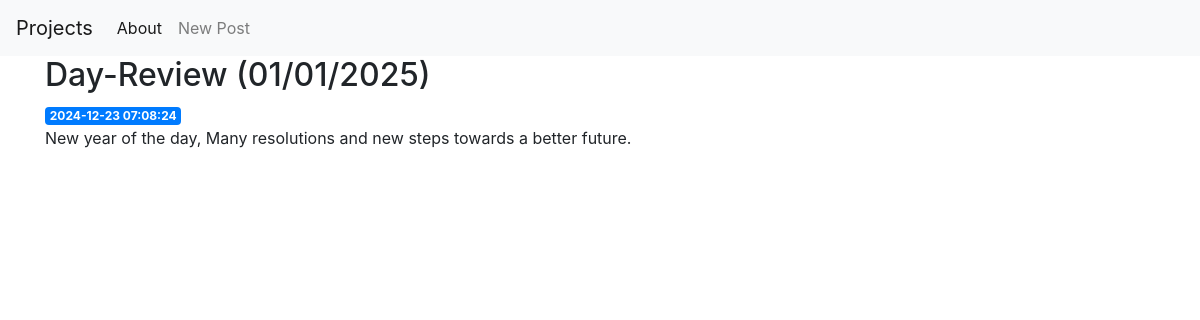
The page /1 on the database its author committed.
### tables this page shows
CREATE TABLE posts (
    id INTEGER PRIMARY KEY AUTOINCREMENT,
    created TIMESTAMP NOT NULL DEFAULT CURRENT_TIMESTAMP,
    title TEXT NOT NULL,
    content TEXT NOT NULL
);

### Flask.py (the view)
@app.route('/<int:post_id>')
def post(post_id):
    post = get_post(post_id)
    return render_template('post.html', post=post)

### Flask.py (called while the page is built)
def get_db_connection():
    conn = sqlite3.connect("Python Advancing\\Flask\\database.db")
    conn.row_factory = sqlite3.Row
    return conn

def get_post(post_id):
    conn = get_db_connection()
    post = conn.execute('SELECT * FROM posts WHERE id = ?',
                        (post_id,)).fetchone()
    conn.close()
    if post is None:
        abort(404)
    return post

### templates/post.html
{% extends 'base.html' %}
{% block content %}
    <h2>{% block title %} {{ post['title'] }} {% endblock %}</h2>
    <span class="badge badge-primary">{{ post['created'] }}</span>
    <p>{{ post['content'] }}</p>
{% endblock %}

### rows shown on the page
posts: title "Day-Review (01/01/2025)", created "2024-12-23 07:08:24", content "New year of the day, Many resolutions and new steps towards a better future."
